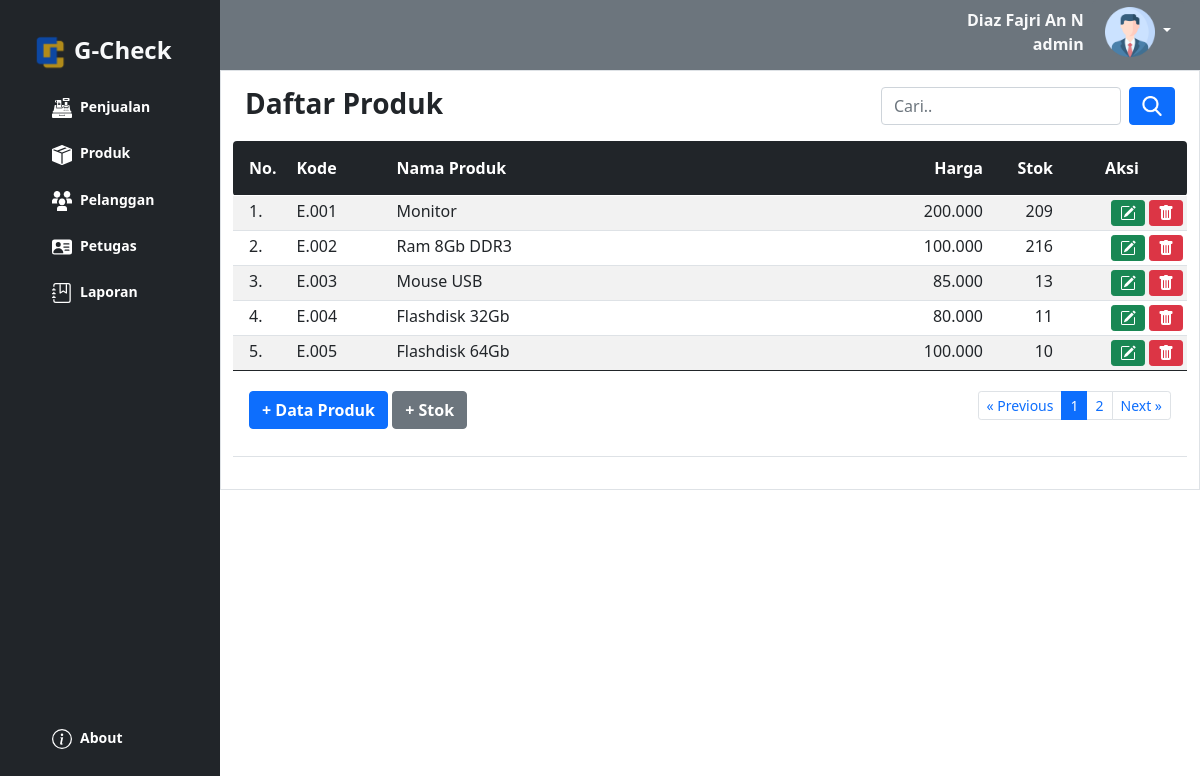
Page /produk/index.php (signed in) on the committed database.
### tables this page shows
CREATE TABLE `produk` (
  `id_produk` int(11) NOT NULL,
  `kode_produk` varchar(15) DEFAULT NULL,
  `nama_produk` varchar(50) DEFAULT NULL,
  `harga` int(11) DEFAULT NULL,
  `stok` int(11) DEFAULT NULL
);

### produk/index.php (the view, shortened to what this page needs)
<?php
if (!isset($_SESSION['username']) && !isset($_SESSION['password'])) {
?>
	<meta http-equiv="refresh" content="0;url=../login.php">
<?php
} else {
?>
	<html>
	<!DOCTYPE html>
	<html lang="en">
	<head>
		<link rel="stylesheet" href="../bootstrap/css/bootstrap.min.css" />
	</head>
	<body>
		<?php
		include "../sidebar.php";
		?>
		<main>
			<?php include "../header.php" ?>
			<div class="container border py-3">
				<div class="container">
					<div class="row">
						<div class="col-sm-8">
							<h3><b>Daftar Produk</b></h3>
						</div>
						<div class="col-sm-4">
							<form class="d-flex" method="GET" action="">
								<input class="form-control me-2" type="text" placeholder="Cari.." name="np">
								<button class="btn btn-primary" type="submit"><img src="../icon/sear.png" width="20"></button>
							</form>
						</div>
					</div>
				</div>
				<table class="table table-hover table-striped table-sm">
					<thead class="bg-dark text-white">
						<tr>
							<th class="p-3 rounded-start" width="55px">No.</th>
							<th class="py-3" width="100px">Kode</th>
							<th class="py-3">Nama Produk</th>
							<th class="py-3 text-end" width="100px">Harga</th>
							<th class="py-3 text-end" width="70px">Stok</th>
							<th class="py-3 text-center rounded-end" width="130px">Aksi</th>
						</tr>
					</thead>
					<tbody>
						<?php
						include "../config.php";
						$batas = 5;
						$halaman = isset($_GET['halaman']) ? (int)$_GET['halaman'] : 1;
						$halaman_awal = ($halaman > 1) ? ($halaman * $batas) - $batas : 0;
						$previous = $halaman - 1;
						$next = $halaman + 1;
						if (isset($_GET['np'])) {
							$np = $_GET['np'];
							$sqldata = "select * from produk where nama_produk like '%$np%'";
						} else {
							$sqldata = "select * from produk";
						}
						$resdata = mysqli_query($koneksi, $sqldata);
						$jumlah_data = mysqli_num_rows($resdata);
						$total_halaman = ceil($jumlah_data / $batas);
						if (isset($_GET['np'])) {
							$np = $_GET['np'];
							$sql = "select * from produk where nama_produk like '%$np%' limit $halaman_awal, $batas";
						} else {
							$sql = "select * from produk limit $halaman_awal, $batas";
						}
						$result = mysqli_query($koneksi, $sql);
						$no = $halaman_awal + 1;
						while ($data = mysqli_fetch_array($result)) {
							$hp = number_format($data['harga'], 0, ",", ".");
							$kp = $data['kode_produk'];
							$stokawal = $data['stok'];
							$sqlst = "select * from detail_penjualan where kode_produk='$kp'";
							$resst = mysqli_query($koneksi, $sqlst);
							$jmlst = 0;
							while ($dtst = mysqli_fetch_array($resst)) {
								$jml = $dtst['jumlah'];
								$jmlst = $jmlst + $jml;
							}
							$sqltp = "select * from tambah_stok where kode_produk='$kp'";
							$restp = mysqli_query($koneksi, $sqltp);
							$jmltp = 0;
							while ($dttp = mysqli_fetch_array($restp)) {
								$jml = $dttp['jumlah'];
								$jmltp = $jmltp + $jml;
							}
							$stokakhir = $stokawal - $jmlst + $jmltp;
							$sp = number_format($stokakhir, 0, ",", ".");
							if ($stokakhir <= 0) {
								$st_akhir = "<span class='text-danger'><b>Habis</b></span>";
							} else {
								$st_akhir = $sp;
							}
						?>
							<tr>
								<td class="px-3"><?= $no ?>.</td>
								<td><?= $data['kode_produk'] ?></td>
								<td><?= $data['nama_produk'] ?></td>
								<td align="right"><?= $hp ?></td>
								<td align="right"><?= $st_akhir ?></td>
								<td align="right">
									<a href="" class="btn btn-success btn-sm" data-bs-toggle="modal" data-bs-target="#modaledit<?= $data['id_produk'] ?>"><img src="../icon/pencil.svg"></a>
									<a class="btn btn-danger btn-sm" href="delete.php?id=<?= $data['id_produk'] ?>" onclick="return confirm('Apakah Anda Yakin data produk <?= $data['nama_produk'] ?> akan dihapus ?')" class="hapus"><img src="../icon/trash.svg"></a>
								</td>
							</tr>
						<?php
							$no++;
						}
						?>
					</tbody>
					<tfoot>
						<tr>
							<td colspan="6" class="text-center">
								<div class="container">
									<div class="row">
										<div class="col-4 text-start py-3">
											<button type="button" class="btn btn-primary" data-bs-toggle="modal" data-bs-target="#myModal"><b>+ Data Produk</b></button>
											<button type="button" class="btn btn-secondary" data-bs-toggle="modal" data-bs-target="#tambahstok"><b>+ Stok</b></button>
										</div>
										<div class="col-8 text-end py-3">
											<ul class="pagination justify-content-end pagination-sm">
												<li class="page-item"><a class="page-link" <?php if ($halaman > 1) {
																								echo "href='?halaman=$previous'";
																							} ?>>&laquo; Previous</a></li>
												<?php
												for ($x = 1; $x <= $total_halaman; $x++) {
													if ($x == $halaman) {
												?>
														<li class="page-item active"><a class="page-link" href="?halaman=<?php echo $x ?>"><?php echo $x; ?></a></li>
													<?php
													} else {
													?>
														<li class="page-item"><a class="page-link" href="?halaman=<?php echo $x ?>"><?php echo $x; ?></a></li>
												<?php
													}
												}
												?>
												<li class="page-item"><a class="page-link" <?php if ($halaman < $total_halaman) {
																								echo "href='?halaman=$next'";
																							} ?>>Next &raquo;</a></li>
											</ul>
										</div>
									</div>
								</div>
							</td>
						</tr>
					</tfoot>
				</table>
			</div>
		</main>
	</body>
	</html>
<?php } ?>

### produk/index.php (style rules this page uses)
main { margin-left: 220px; margin-top: 70px; }

### rows in the picture
produk: kode_produk "E.001", nama_produk "Monitor", harga "200.000", stok "209"
produk: kode_produk "E.002", nama_produk "Ram 8Gb DDR3", harga "100.000", stok "216"
produk: kode_produk "E.003", nama_produk "Mouse USB", harga "85.000", stok "13"
produk: kode_produk "E.004", nama_produk "Flashdisk 32Gb", harga "80.000", stok "11"
produk: kode_produk "E.005", nama_produk "Flashdisk 64Gb", harga "100.000", stok "10"

### other values in the picture
$_SESSION['nama_petugas'] "Diaz Fajri An N"
$_SESSION['level'] "admin"
